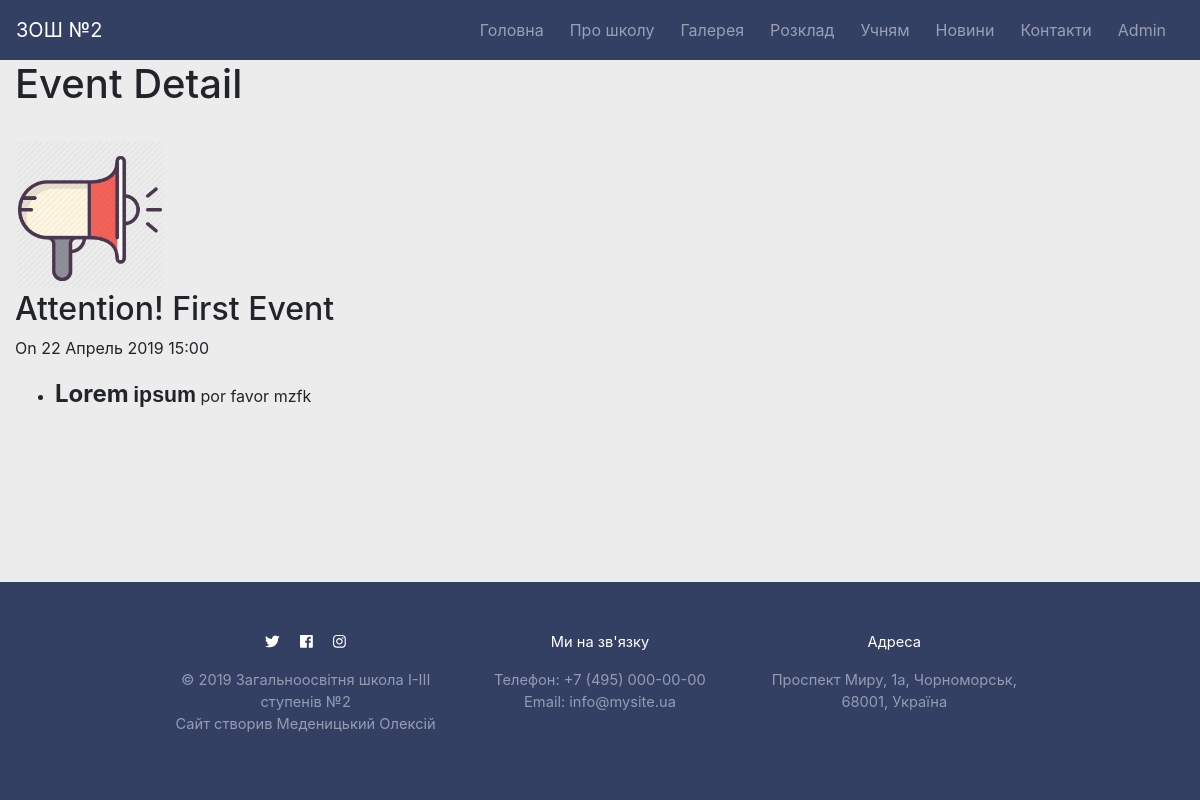
/event/1/, run on an earlier commit of the app's database.
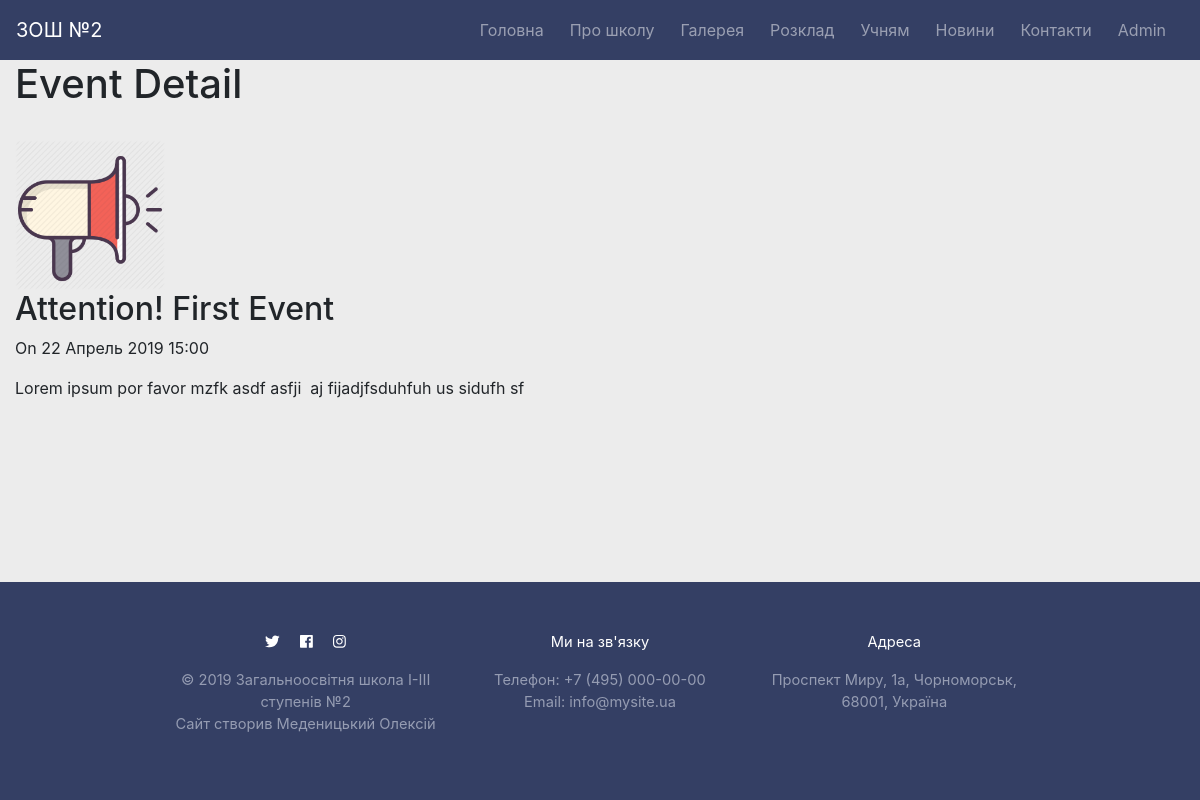
And on a later commit of the database.
### core/models.py (models this page shows, shortened)
class Event(models.Model):
	title = models.CharField(max_length=150)
	image = models.ImageField(default='event_pics/default.png', upload_to='event_pics')
	content = models.TextField()
	date_posted = models.DateTimeField(default=timezone.now)

### core/views.py (the view)
# urls.py: path('event/<int:pk>/', event_detail.as_view(), name='event-detail'),
class event_detail(DetailView):
	model = Event

### core/templates/core/event_detail.html
{% extends 'core/base.html' %}
{% block content %}
	<h1>Event Detail</h1>
	<br>
		<img src="{{ object.image.url }}" height=150>
		<h2>{{ object.title }}</h1>
		<p>On {{ object.date_posted|date:"d F Y  G:i" }}</p>
		<p>{{ object.content|safe }}</p>
{% endblock content %}

What changed in the data, as far as the page shows it:
changed Event "Attention! First Event": content "Lorem ipsum por favor mzfk" → "Lorem ipsum por favor mzfk asdf asfji aj fijadjfsduhfuh us sidufh sf"
